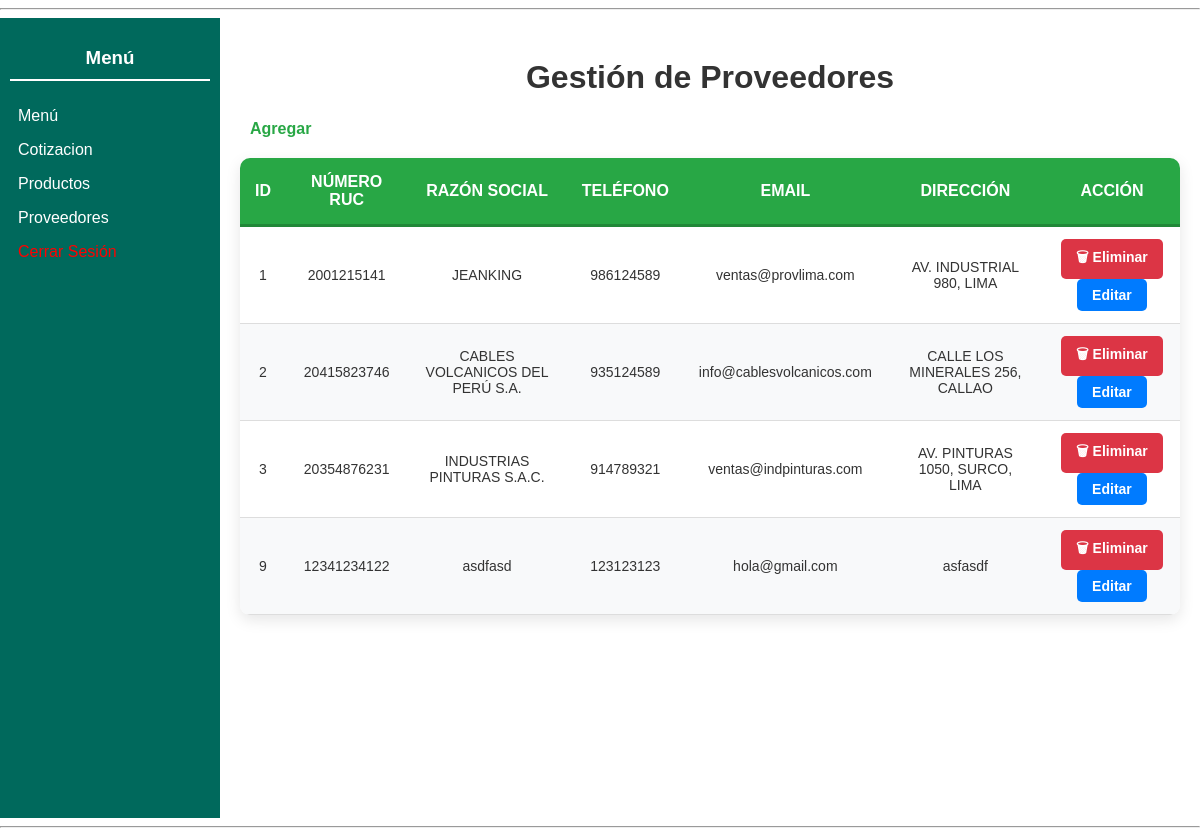
The page /moduloVentas/indexProveedores.php (signed in) on the database its author committed.
### tables this page shows
CREATE TABLE `proveedor` (
  `ProveedorID` int NOT NULL,
  `NumeroRUC` varchar(255) NOT NULL,
  `RazonSocial` varchar(255) NOT NULL,
  `Telefono` int NOT NULL,
  `Email` varchar(255) NOT NULL,
  `Direccion` varchar(255) NOT NULL,
  `FechaRegistro` date NOT NULL,
  `EstadoProveedor` tinyint(1) NOT NULL DEFAULT '1'
);

### moduloVentas/indexProveedores.php (called while the page is built, shortened)
<?php
include_once("../moduloVentas/panelProveedores.php");
include_once("../modelo/Eproveedor.php");
$EproveedorObject = new Eproveedor();
$proveedores = $EproveedorObject->obtenerProveedores();
$panelProveedoresObject = new panelProveedores();
$panelProveedoresObject->panelProveedoresShow($proveedores);

### modelo/Eproveedor.php (called while the page is built, shortened)
<?php
class Eproveedor
{
    public function obtenerProveedores()
    {
        $conexion = Conexion::conectarBD();
        $sql = "SELECT * FROM proveedor WHERE EstadoProveedor = 1";
        $resultado = $conexion->query($sql);
        $proveedores = [];
        if ($resultado && $resultado->num_rows > 0) {
            while ($fila = $resultado->fetch_assoc()) {
                $proveedores[] = $fila;
            }
        }
        return $proveedores;
    }
}

### moduloVentas/panelProveedores.php (the view, shortened to what this page needs)
<?php
include_once($_SERVER['DOCUMENT_ROOT'] . '/shared/pantalla.php');
class panelProveedores extends pantalla
{
    public function panelProveedoresShow($proveedores = null)
    {
?>
        <div style="display: flex; height: 100vh;">
            <main style="padding: 20px; flex: 1;">
                <h1 style="text-align: center; color: #333;">Gestión de Proveedores</h1>
                <a href="./indexAgregarProveedor.php" class="link-agregar" style="margin-left: 10px;">Agregar</a>
                <div class="container">
                    <div class="scrollable">
                        <table id="proveedoresTable">
                            <thead>
                                <tr>
                                    <th>ID</th>
                                    <th>Número RUC</th>
                                    <th>Razón Social</th>
                                    <th>Teléfono</th>
                                    <th>Email</th>
                                    <th>Dirección</th>
                                    <th>Acción</th>
                                </tr>
                            </thead>
                            <tbody>
                                <?php if ($proveedores !== null) : ?>
                                    <?php foreach ($proveedores as $proveedor) : ?>
                                        <tr>
                                            <td><?= htmlspecialchars($proveedor['ProveedorID']) ?></td>
                                            <td><?= htmlspecialchars($proveedor['NumeroRUC']) ?></td>
                                            <td><?= htmlspecialchars($proveedor['RazonSocial']) ?></td>
                                            <td><?= htmlspecialchars($proveedor['Telefono']) ?></td>
                                            <td><?= htmlspecialchars($proveedor['Email']) ?></td>
                                            <td><?= htmlspecialchars($proveedor['Direccion']) ?></td>
                                            <td>
                                                <form action="/moduloVentas/getProveedor.php" method="POST" style="display:inline;">
                                                    <button type="submit">
                                                        🗑 Eliminar
                                                    </button>
                                                </form>
                                                <a href="indexEditarProveedores.php?id=<?= htmlspecialchars($proveedor['ProveedorID']) ?>&numeroRUC=<?= htmlspecialchars($proveedor['NumeroRUC']) ?>&razonSocial=<?= urlencode($proveedor['RazonSocial']) ?>&telefono=<?= htmlspecialchars($proveedor['Telefono']) ?>&email=<?= htmlspecialchars($proveedor['Email']) ?>&direccion=<?= urlencode($proveedor['Direccion']) ?>">Editar</a>
                                            </td>
                                        </tr>
                                    <?php endforeach; ?>
                                <?php else : ?>
                                    <tr>
                                        <td colspan="8" style="text-align: center;">No se encontraron proveedores.</td>
                                    </tr>
                                <?php endif; ?>
                            </tbody>
                        </table>
                    </div>
                </div>
            </main>
        </div>
<?php
    }
}
?>

### assets/styles.css (style rules this page uses)
body { font-family: Arial, sans-serif; margin: 0; padding: 0; color: #333; }
main { padding: 2rem; width: 80%; max-width: 1200px; margin: 0 auto; }
main h1 { color: #00695c; margin-bottom: 1.5rem; font-size: 2rem; }

### moduloVentas/panelProveedores.php (style rules this page uses)
table { width: 100%; border-collapse: collapse; margin-top: 20px; background-color: #fff; border-radius: 10px; overflow: hidden; box-shadow: 0px 5px 15px rgba(0, 0, 0, 0.1); }
th { background-color: #28a745; color: white; padding: 15px; text-align: center; font-size: 16px; text-transform: uppercase; border-bottom: 3px solid #218838; }
td { padding: 12px 15px; text-align: center; color: #333; font-size: 14px; border-bottom: 1px solid #ddd; }
tr:nth-child(even) { background-color: #f8f9fa; }
a[href*="Editar"], button { display: inline-block; padding: 8px 15px; font-size: 14px; border-radius: 5px; text-decoration: none; font-weight: bold; cursor: pointer; transition: background-color 0.3s ease; }
a[href*="Editar"] { background-color: #007bff; color: white; }
button { background-color: #dc3545; color: white; border: none; }
.link-agregar { color: #28a745; font-weight: bold; text-decoration: none; border-bottom: 2px solid transparent; font-size: 16px; transition: all 0.3s ease-in-out; }

### rows shown on the page
proveedor: ProveedorID "1", NumeroRUC "2001215141", RazonSocial "JEANKING", Telefono "986124589", Email "ventas@provlima.com", Direccion "AV. INDUSTRIAL 980, LIMA"
proveedor: ProveedorID "2", NumeroRUC "20415823746", RazonSocial "CABLES VOLCANICOS DEL PERÚ S.A.", Telefono "935124589", Email "info@cablesvolcanicos.com", Direccion "CALLE LOS MINERALES 256, CALLAO"
proveedor: ProveedorID "3", NumeroRUC "20354876231", RazonSocial "INDUSTRIAS PINTURAS S.A.C.", Telefono "914789321", Email "ventas@indpinturas.com", Direccion "AV. PINTURAS 1050, SURCO, LIMA"
proveedor: ProveedorID "9", NumeroRUC "12341234122", RazonSocial "asdfasd", Telefono "123123123", Email "hola@gmail.com", Direccion "asfasdf"
